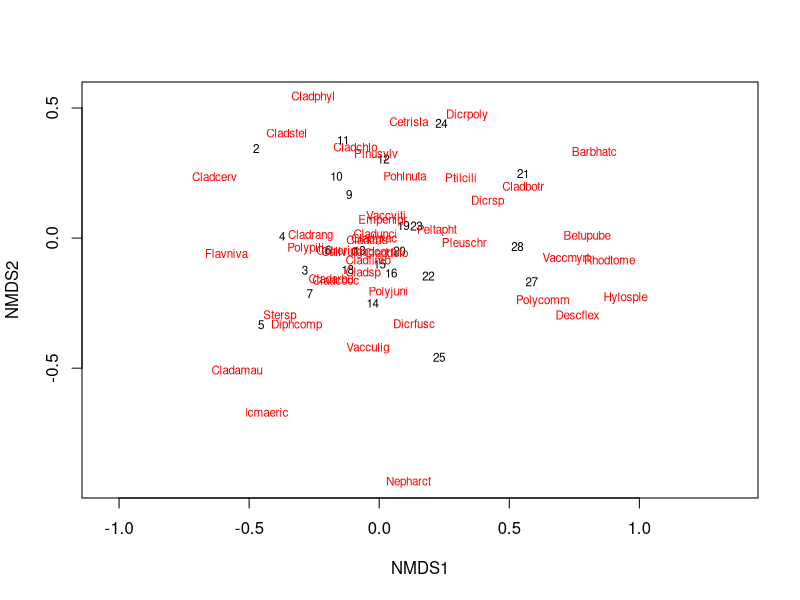

The R script that drew this image:
library(vegan) # Version 2.6.4

data("varespec") # Data sets of cover by lichen species
data("varechem") # Corresponding environmental parameters

ord <- metaMDS(varespec)

plot(ord, type = "t")

ef <- envfit(ord, varechem)
